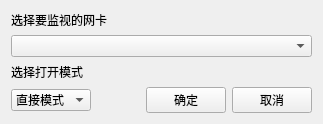
<?xml version="1.0" encoding="UTF-8"?>
<ui version="4.0">
 <class>CardSetWin</class>
 <widget class="QWidget" name="CardSetWin">
  <property name="windowModality">
   <enum>Qt::ApplicationModal</enum>
  </property>
  <property name="geometry">
   <rect>
    <x>0</x>
    <y>0</y>
    <width>323</width>
    <height>105</height>
   </rect>
  </property>
  <property name="sizePolicy">
   <sizepolicy hsizetype="Fixed" vsizetype="Fixed">
    <horstretch>0</horstretch>
    <verstretch>0</verstretch>
   </sizepolicy>
  </property>
  <property name="windowTitle">
   <string>选择网卡及打开模式</string>
  </property>
  <layout class="QVBoxLayout" name="verticalLayout">
   <item>
    <widget class="QLabel" name="label">
     <property name="text">
      <string>选择要监视的网卡</string>
     </property>
    </widget>
   </item>
   <item>
    <widget class="QComboBox" name="netcardCb"/>
   </item>
   <item>
    <widget class="QLabel" name="label_2">
     <property name="text">
      <string>选择打开模式</string>
     </property>
    </widget>
   </item>
   <item>
    <layout class="QHBoxLayout" name="horizontalLayout">
     <item>
      <widget class="QComboBox" name="modeCb">
       <property name="minimumSize">
        <size>
         <width>80</width>
         <height>0</height>
        </size>
       </property>
       <item>
        <property name="text">
         <string>直接模式</string>
        </property>
       </item>
       <item>
        <property name="text">
         <string>混杂模式</string>
        </property>
       </item>
      </widget>
     </item>
     <item>
      <spacer name="horizontalSpacer">
       <property name="orientation">
        <enum>Qt::Horizontal</enum>
       </property>
       <property name="sizeType">
        <enum>QSizePolicy::Expanding</enum>
       </property>
       <property name="sizeHint" stdset="0">
        <size>
         <width>20</width>
         <height>20</height>
        </size>
       </property>
      </spacer>
     </item>
     <item>
      <widget class="QPushButton" name="confirmBtn">
       <property name="text">
        <string>确定</string>
       </property>
      </widget>
     </item>
     <item>
      <widget class="QPushButton" name="cancelBtn">
       <property name="text">
        <string>取消</string>
       </property>
      </widget>
     </item>
    </layout>
   </item>
  </layout>
 </widget>
 <resources/>
 <connections/>
</ui>
